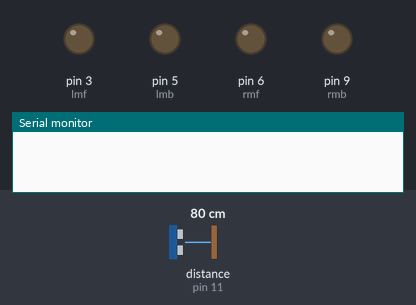
This sketch was run on a simulated Arduino Uno, built with avr-gcc and run on an emulated ATmega328P. Parts: output pins drawn as LEDs (lit = HIGH), the last lines printed to the serial monitor. Wiring (inferred from the names in the program): ultrasonic range finder: trigger pin 10; echo pin 11. The inputs (shaded band) are chosen by the test bench; at power-on: distance to the obstacle (sensor on pin 11) 80 cm. The echo pulse lasts 58.3 µs per cm; pins used as bus, display or sensor lines are not drawn.

Above: at 0.01 s.
At 1.2 s:
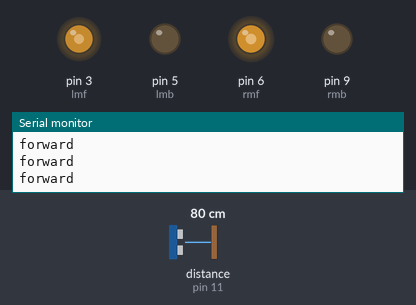
1.3 s: distance to the obstacle (sensor on pin 11) set to 17 cm
2.8 s: distance to the obstacle (sensor on pin 11) set to 13 cm
At 3.1 s:
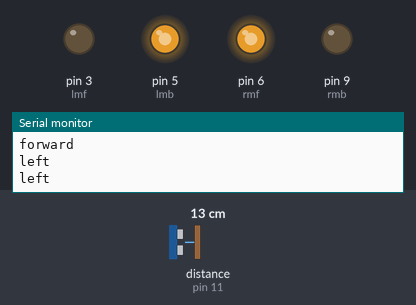
Timing chart, 0 to 5.8 s (numbered marks = the images above; inputs shaded):
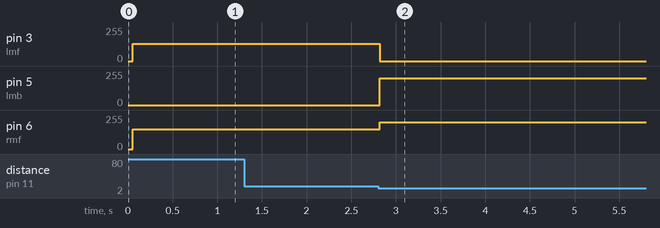

The sketch:

bot_movement.ino
```cpp
// Arduino code
// defines pins numbers
const int trigPin = 10;
const int echoPin = 11;

//int sig = 11;
// defines variables
long duration;
int distance;

const int lmf = 3;
const int lmb = 5;
const int rmf = 6;
const int rmb = 9;


void setup()
{
  pinMode(trigPin, OUTPUT); // Sets the trigPin as an Output
  pinMode(echoPin, INPUT); // Sets the echoPin as an Input
  Serial.begin(9600); // Starts the serial communication
  pinMode(lmf, OUTPUT);
  pinMode(lmb, OUTPUT);
  pinMode(rmf, OUTPUT);
  pinMode(rmb, OUTPUT);


}

void loop()
{
  delay(50);
  // Clears the trigPin
  digitalWrite(trigPin, LOW);
  delayMicroseconds(2);

  // Sets the trigPin on HIGH state for 10 micro seconds
  digitalWrite(trigPin, HIGH);
  delayMicroseconds(10);
  digitalWrite(trigPin, LOW);

  // Reads the echoPin, returns the sound wave travel time in microseconds
  duration = pulseIn(echoPin, HIGH);

  // Calculating the distance
  distance = duration / 58.2;

  //int val = digitalRead(sig);

  if (distance < 15)
  {
    stopit();
    left();
    Serial.println("left");
    delay(200);
  }

  else
  {
    forward();
    Serial.println("forward");
  }


}

void forward()
{
  //analogWrite(LM_speed, 155);
  analogWrite(lmf, 128);
  analogWrite(lmb, 0);
  analogWrite(rmf, 150);
  analogWrite(rmb, 0);
}

void reverse()
{
  //analogWrite(LM_speed, 255);
  analogWrite(lmf, 0);
  analogWrite(lmb, 128);
  analogWrite(rmf, 0);
  analogWrite(rmb, 150);
}
void stopit()
{

  analogWrite(lmf, 0);
  analogWrite(lmb, 0);
  analogWrite(rmf, 0);
  analogWrite(rmb, 0);
}
void left()
{

  analogWrite(lmf, 0);
  analogWrite(lmb, 200);
  analogWrite(rmf, 200);
  analogWrite(rmb, 0);
}
```

Measured:
- the behaviour switches between 16 and 15 cm on distance to the obstacle (sensor on pin 11) (found by bisection; images 1 and 2)
- after the input at 2.8 s, pin 3 (lmf): 128/255 → 0/255 at once; pin 5 (lmb): 0/255 → 200/255 at once; pin 6 (rmf): 150/255 → 200/255 at once
